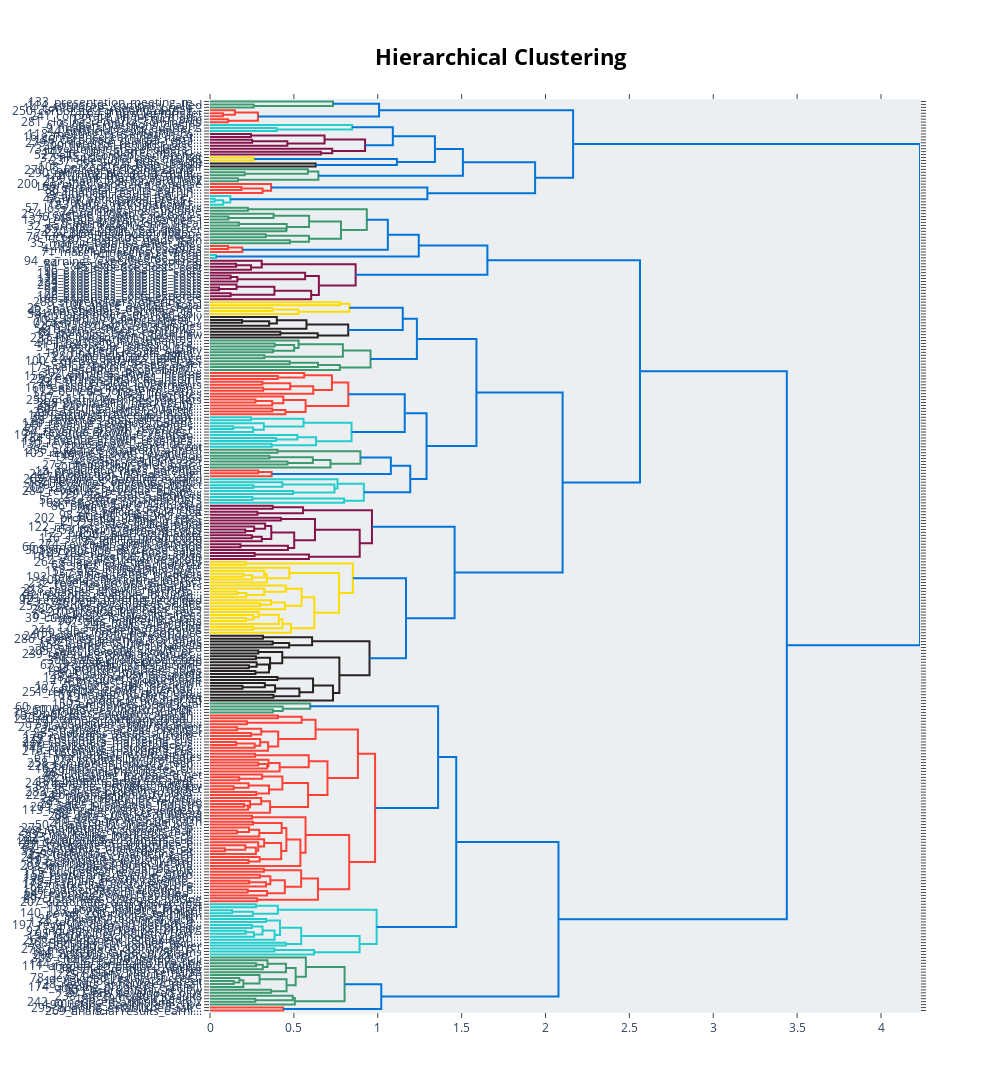

The cell this chart's notebook holds for it:
### Code cell
topic_model.visualize_hierarchy()
